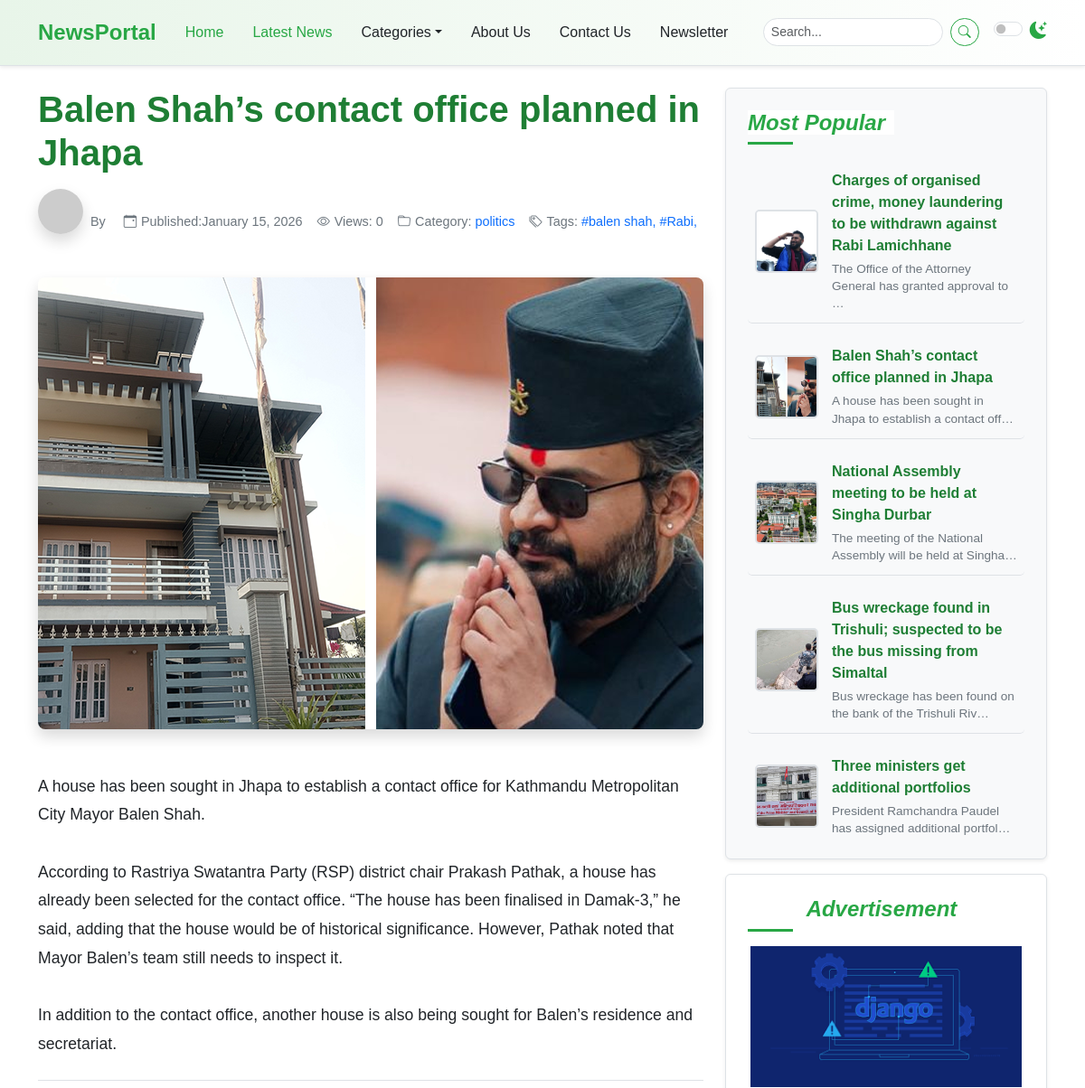
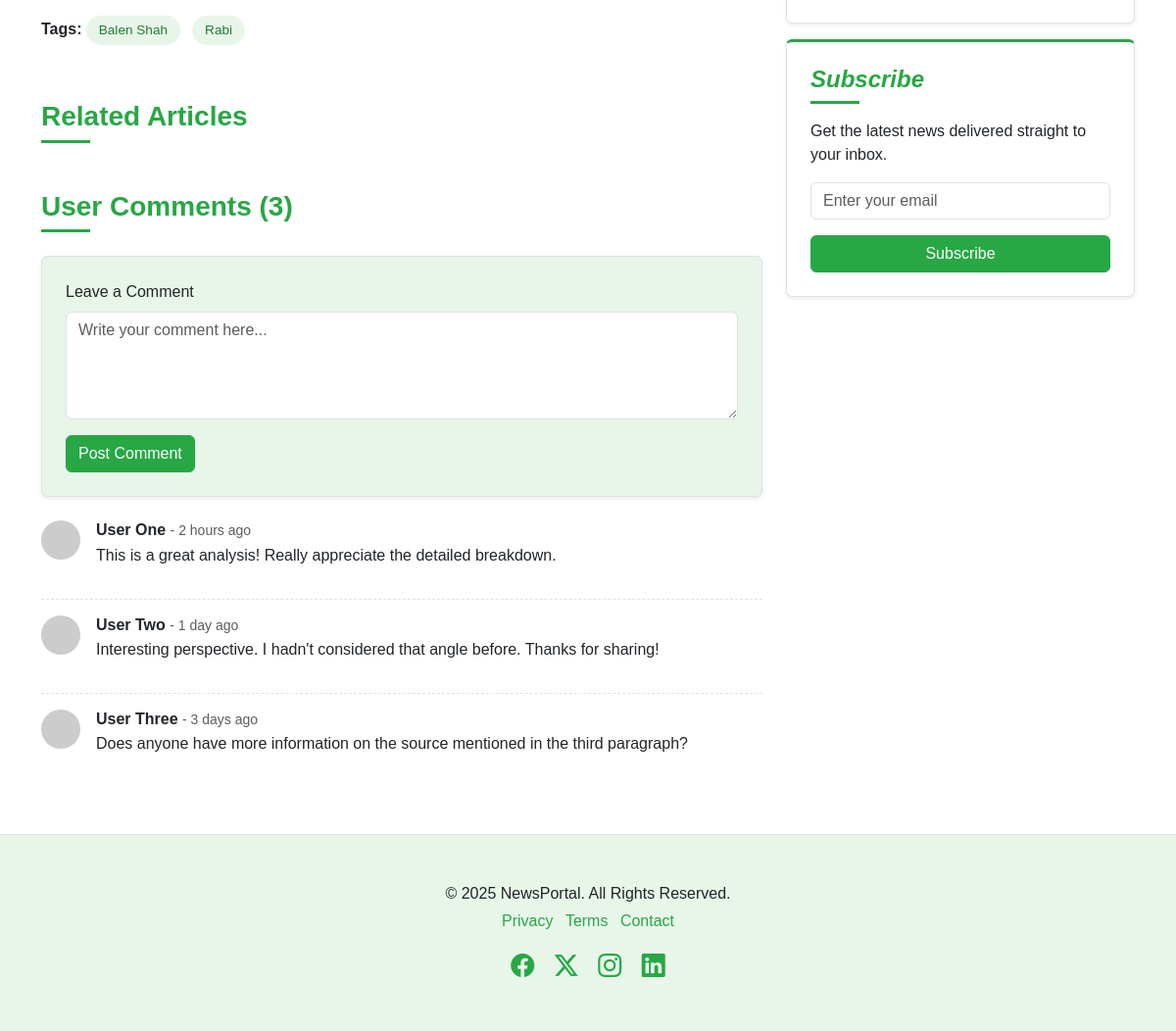
The app's page /post-detail/6/ with its own data (2 pictures, top to bottom).
### newspaper/models.py (models this page shows, shortened)
class TimeStampModel(models.Model):
    created_at = models.DateTimeField(auto_now_add=True)
    updated_at = models.DateTimeField(auto_now=True)
    class Meta:
       abstract = True #don't care about the table in DB

class Post(TimeStampModel):
    STATUS_CHOICES = [
        ("active","Active"), #database/django
        ("in_active","Inactive"),
    ]
    title = models.CharField(max_length=200)
    content = models.TextField()
    featured_image = models.ImageField(upload_to="post_images/%Y/%m/%d",blank=False)
    author = models.ForeignKey("auth.User",on_delete=models.CASCADE)
    status = models.CharField(max_length=20, choices=STATUS_CHOICES, default="active")
    views_count =models.PositiveBigIntegerField(default=0)
    is_breaking_news = models.BooleanField(default=False)
    published_at = models.DateTimeField(null=True,blank=True)
    category = models.ForeignKey(Category,on_delete=models.CASCADE)
    tag = models.ManyToManyField(Tag)

class Category(TimeStampModel):
    name = models.CharField(max_length=100)
    icon = models.CharField(max_length=100, null= True ,blank=True)
    description = models.TextField(null=True, blank=True)
    class Meta:
        ordering = ["name"] #Category.objects.all()
        verbose_name="category"
        verbose_name_plural ="Categories"

class Tag(TimeStampModel):
    name = models.CharField(max_length=100)

class Advertisement(TimeStampModel):
    title = models.CharField(max_length=100)
    image = models.ImageField(upload_to="advertisement/%Y/%m/%d",blank=False)

### newspaper/views.py (the view)
# urls.py: path("post-detail/<int:pk>/", views.PostDetailView.as_view(), name="post-detail"),
class PostDetailView(SideBarMixin , DetailView):
    model =Post
    template_name = "newsportal/detail/detail.html"
    context_object_name = "post"
    def get_queryset(self):
        query = super().get_queryset()
        query = query.filter(published_at__isnull=False, status="active")
        return query

### newspaper/views.py (called while the page is built)
    def get_context_data(self,**kwargs):
        context = super().get_context_data(**kwargs)
        context["popular_posts"] = Post.objects.filter(
            published_at__isnull=False,
            status="active"
        ).order_by("-published_at")[:5]
        context['advertisement'] = (
            Advertisement.objects.all().order_by("-created_at").first()
        )
        return context

### templates/newsportal/detail/detail.html
{% extends "newsportal/base.html" %}
{% block content %}
    <div class="container mt-4">
      <div class="row">
        <div class="col-lg-8">
          {% include "newsportal/detail/left/post_detail.html" %}
          {% include "newsportal/detail/left/related_articles.html" %}
           {% include "newsportal/detail/left/comment_form.html" %}
           {% include "newsportal/detail/left/comment_list.html" %}
        </div>
        <div class="col-lg-4">
          <div class="position-sticky sticky-sidebar-offset">
            {% include "newsportal/home/right/most_popular.html" %}
            {% include "newsportal/home/right/advertisement.html" %}
            {% include "newsportal/home/right/newsletter.html" %}
          </div>
        </div>
      </div>
    </div>
{% endblock content %}

### templates/newsportal/detail/left/post_detail.html
<article>
            <header class="article-header mb-4">
              <h1 class="article-title">{{ post.title }}</h1>
              <div class="article-meta">
                <span class="author-profile">
                  <img src="https://placehold.co/50/28a745/ffffff?text=A" alt="Author" />
                  By <a href="#" class="text-decoration-none ms-1">{{ post.author.get_full_name }}</a>
                </span>
                <span><i class="bi bi-calendar-event"></i> Published:{{ post.published_at|date:"F j, Y" }} </span>
                <span><i class="bi bi-eye"></i> Views: {{ post.views_count }}</span>
                <span><i class="bi bi-folder"></i>Category: <a href="#" class="text-decoration-none ms-1">{{ post.category.name }}</a></span>
                <span><i class="bi bi-tags"></i>Tags: <a href="#" class="text-decoration-none ms-1">
                    {% for tag in post.tag.all %}
                        #{{ tag.name }},{% endfor %}
                </a></span>
            </div>
              <img src="{{ post.featured_image.url }}"
                   width="1200"
                   height="500"
                   alt="Featured Article Image" />
            </header>
            <section class="article-content">
              {{ post.content|linebreaksbr }}
            </section>
            <footer class="mt-4 pt-4 border-top">
              <div class="article-tags">
                <strong>Tags:</strong>
                {% for tag in post.tag.all %}
                <a href="#">{{ tag.name|title }}</a>
                {% endfor %}
              </div>
            </footer>
</article>

### templates/newsportal/home/right/most_popular.html
<div class="p-4 mb-3 bg-light rounded sidebar-widget shadow-sm">
    <h4 class="fst-italic section-title">
        <span>Most Popular</span>
    </h4>
    <ul class="list-unstyled mb-0 popular-list">
        {% for post in popular_posts %}
        <li>
            <img src="{{ post.featured_image.url }} "
                width="70"
                height="70"
                alt="Popular 1" />
                  <div>
                      <a href="article.html" class="popular-title-link"> {{ post.title }} </a>
                      <p class="popular-description"> {{post.content|truncatechars:60 }} </p>
                  </div>
                </li>
        {% endfor %}
    </ul>
</div>

### templates/newsportal/home/right/advertisement.html
            <div class="p-4 mb-3 rounded sidebar-widget shadow-sm text-center">
              <h4 class="fst-italic section-title">
                <span>Advertisement</span>
              </h4>
              <img src="{{ advertisement.image.url }}"
                 width="300"
                 height="250"
                 class="img-fluid"
                   alt="Advertisement" />
            </div>

### static/css/style.css (style rules this page uses)
:root { --primary-green: #28a745; --light-green: #e8f5e9; --dark-green: #1e7e34; --accent-green: #5cb85c; --text-color-light: #212529; --text-color-dark: #f8f9fa; --bg-light: #ffffff; --bg-dark: #212529; --card-bg-light: #ffffff; --card-bg-dark: #343a40; --border-color-light: #dee2e6; --border-color-dark: #495057; --shadow-sm: 0 0.125rem 0.25rem rgba(0, 0, 0, 0.075); --shadow: 0 0.5rem 1rem rgba(0, 0, 0, 0.15); --transition-speed: 0.3s ease; }
body { font-family: "Poppins", sans-serif; background-color: var(--bg-light); color: var(--text-color-light); transition: background-color var(--transition-speed), color var(--transition-speed); }
.section-title { position: relative; padding-bottom: 10px; margin-bottom: 20px; font-weight: 600; color: var(--primary-green); }
.section-title span { position: relative; z-index: 1; background-color: var(--bg-light); padding-right: 10px; }
.section-title::after { content: ""; position: absolute; left: 0; bottom: 0; width: 50px; height: 3px; background-color: var(--primary-green); }
.sidebar-widget { background-color: var(--card-bg-light); border: 1px solid var(--border-color-light); padding: 1.5rem !important; }
.sidebar-widget h4 { color: var(--primary-green); margin-bottom: 1rem; }
.popular-list li { display: flex; align-items: center; margin-bottom: 0.75rem; padding: 0.75rem 0.5rem; border-bottom: 1px solid var(--border-color-light); transition: background-color var(--transition-speed); border-radius: 5px; }
.popular-list li:last-child { border-bottom: none; margin-bottom: 0; padding-bottom: 0; }
.popular-list img { width: 70px; height: 70px; object-fit: cover; border-radius: 5px; margin-right: 15px; flex-shrink: 0; border: 2px solid var(--border-color-light); }
.popular-list li div { display: flex; flex-direction: column; justify-content: center; flex-grow: 1; }
.popular-list .popular-title-link { text-decoration: none; color: var(--dark-green); font-weight: 600; margin-bottom: 0.25rem; display: block; transition: color var(--transition-speed); }
.popular-list .popular-description { font-size: 0.85rem; color: #6c757d; margin-bottom: 0; line-height: 1.4; }
.popular-list a { text-decoration: none; color: var(--text-color-light); transition: color var(--transition-speed); flex-grow: 1; }
.article-header img { width: 100%; max-height: 500px; object-fit: cover; border-radius: 0.5rem; margin-bottom: 1.5rem; box-shadow: var(--shadow); }
.article-title { font-size: 2.5rem; font-weight: 700; margin-bottom: 1rem; color: var(--dark-green); }
.article-meta { font-size: 0.9rem; color: #6c757d; margin-bottom: 1.5rem; display: flex; flex-wrap: wrap; gap: 1rem; align-items: center; }
.article-meta span { display: inline-flex; align-items: center; }
.article-meta i { margin-right: 0.3rem; }
.author-profile img { width: 50px; height: 50px; border-radius: 50%; margin-right: 0.5rem; }
.article-content { line-height: 1.8; font-size: 1.1rem; }
.article-tags a { display: inline-block; background-color: var(--light-green); color: var(--dark-green); padding: 0.3rem 0.8rem; margin-right: 0.5rem; margin-bottom: 0.5rem; border-radius: 15px; font-size: 0.85rem; text-decoration: none; transition: background-color var(--transition-speed), color var(--transition-speed); }
.sticky-sidebar-offset { top: 6rem; }

### records on screen
Post: title "Balen Shah’s contact office planned in Jhapa", published_at "January 15, 2026", views_count "0", category.name "politics", featured_image (picture), content "A house has been sought in Jhapa to establish a contact office for Kathmandu Metropolitan City Mayor Balen Shah. According to Rastriya Swatantra Party (RSP) district chair Prakash Pathak, a house has already been selected for the contact office. “The house has been finalised in Damak-3,” he said, adding that the house would be of historical significance. However, Pathak noted that Mayor Balen’s team still needs to inspect it. In addition to the contact office, another house is also being sought for Balen’s residence and secretariat.", content "A house has been sought in Jhapa to establish a contact off…"
Tag: name "balen shah", name "Balen Shah"
Tag: name "Rabi"
Post: featured_image (picture), title "Charges of organised crime, money laundering to be withdrawn against Rabi Lamichhane", content "The Office of the Attorney General has granted approval to …"
Post: featured_image (picture), title "National Assembly meeting to be held at Singha Durbar", content "The meeting of the National Assembly will be held at Singha…"
Post: featured_image (picture), title "Bus wreckage found in Trishuli; suspected to be the bus missing from Simaltal", content "Bus wreckage has been found on the bank of the Trishuli Riv…"
Post: featured_image (picture), title "Three ministers get additional portfolios", content "President Ramchandra Paudel has assigned additional portfol…"
Advertisement: image (picture)
